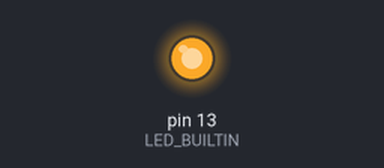
Recording of a sketch running on a simulated Arduino Uno, built with avr-gcc and run on an emulated ATmega328P. On the bench: output pins drawn as LEDs (lit = HIGH).

Above: at 0.1 s.
Timing chart, 0 to 1.6 s (numbered marks = the images above):
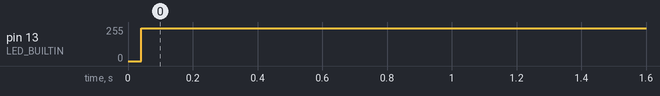

Measured:
- by itself, pin 13 (LED_BUILTIN): 0/255 → 247/255 at 0.04 s

The sketch:

LADS_Sleep_loop.ino
```cpp
/*
 * Sleep Loop
 * This sketch is intended to provide a reference execution
 * with low activity. Basically a trigger and then sleep
 */
void setup() {
  // put your setup code here, to run once:
  // initialize digital pin LED_BUILTIN as an output.
  pinMode(LED_BUILTIN, OUTPUT);

}

void loop() {
  // put your main code here, to run repeatedly:
  // Create trigger
  noInterrupts();
  digitalWrite(LED_BUILTIN, LOW);
  digitalWrite(LED_BUILTIN, HIGH);   // Trigger with LED

   asm("nop\n nop\n nop\n nop\n nop\n nop\n nop\n nop\n nop\n nop\n"); //delay
   asm("nop\n nop\n nop\n nop\n nop\n nop\n nop\n nop\n nop\n nop\n"); //delay
   asm("nop\n nop\n nop\n nop\n nop\n nop\n nop\n nop\n nop\n nop\n"); //delay
   asm("nop\n nop\n nop\n nop\n nop\n nop\n nop\n nop\n nop\n nop\n"); //delay
   asm("nop\n nop\n nop\n nop\n nop\n nop\n nop\n nop\n nop\n nop\n"); //delay
   asm("nop\n nop\n nop\n nop\n nop\n nop\n nop\n nop\n nop\n nop\n"); //delay
   asm("nop\n nop\n nop\n nop\n nop\n nop\n nop\n nop\n nop\n nop\n"); //delay
   asm("nop\n nop\n nop\n nop\n nop\n nop\n nop\n nop\n nop\n nop\n"); //delay
   asm("nop\n nop\n nop\n nop\n nop\n nop\n nop\n nop\n nop\n nop\n"); //delay
   asm("nop\n nop\n nop\n nop\n nop\n nop\n nop\n nop\n nop\n nop\n"); //delay
   asm("nop\n nop\n nop\n nop\n nop\n nop\n nop\n nop\n nop\n nop\n"); //delay
   asm("nop\n nop\n nop\n nop\n nop\n nop\n nop\n nop\n nop\n nop\n"); //delay
   asm("nop\n nop\n nop\n nop\n nop\n nop\n nop\n nop\n nop\n nop\n"); //delay
   asm("nop\n nop\n nop\n nop\n nop\n nop\n nop\n nop\n nop\n nop\n"); //delay
   asm("nop\n nop\n nop\n nop\n nop\n nop\n nop\n nop\n nop\n nop\n"); //delay
   asm("nop\n nop\n nop\n nop\n nop\n nop\n nop\n nop\n nop\n nop\n"); //delay
   asm("nop\n nop\n nop\n nop\n nop\n nop\n nop\n nop\n nop\n nop\n"); //delay
   asm("nop\n nop\n nop\n nop\n nop\n nop\n nop\n nop\n nop\n nop\n"); //delay
   asm("nop\n nop\n nop\n nop\n nop\n nop\n nop\n nop\n nop\n nop\n"); //delay
   asm("nop\n nop\n nop\n nop\n nop\n nop\n nop\n nop\n nop\n nop\n"); //delay
   asm("nop\n nop\n nop\n nop\n nop\n nop\n nop\n nop\n nop\n nop\n"); //delay
   asm("nop\n nop\n nop\n nop\n nop\n nop\n nop\n nop\n nop\n nop\n"); //delay
   asm("nop\n nop\n nop\n nop\n nop\n nop\n nop\n nop\n nop\n nop\n"); //delay
   asm("nop\n nop\n nop\n nop\n nop\n nop\n nop\n nop\n nop\n nop\n"); //delay
   asm("nop\n nop\n nop\n nop\n nop\n nop\n nop\n nop\n nop\n nop\n"); //delay
   asm("nop\n nop\n nop\n nop\n nop\n nop\n nop\n nop\n nop\n nop\n"); //delay
   asm("nop\n nop\n nop\n nop\n nop\n nop\n nop\n nop\n nop\n nop\n"); //delay
   asm("nop\n nop\n nop\n nop\n nop\n nop\n nop\n nop\n nop\n nop\n"); //delay
   asm("nop\n nop\n nop\n nop\n nop\n nop\n nop\n nop\n nop\n nop\n"); //delay
   asm("nop\n nop\n nop\n nop\n nop\n nop\n nop\n nop\n nop\n nop\n"); //delay
   asm("nop\n nop\n nop\n nop\n nop\n nop\n nop\n nop\n nop\n nop\n"); //delay
   asm("nop\n nop\n nop\n nop\n nop\n nop\n nop\n nop\n nop\n nop\n"); //delay
   asm("nop\n nop\n nop\n nop\n nop\n nop\n nop\n nop\n nop\n nop\n"); //delay
   asm("nop\n nop\n nop\n nop\n nop\n nop\n nop\n nop\n nop\n nop\n"); //delay
   asm("nop\n nop\n nop\n nop\n nop\n nop\n nop\n nop\n nop\n nop\n"); //delay
   asm("nop\n nop\n nop\n nop\n nop\n nop\n nop\n nop\n nop\n nop\n"); //delay
   asm("nop\n nop\n nop\n nop\n nop\n nop\n nop\n nop\n nop\n nop\n"); //delay
   asm("nop\n nop\n nop\n nop\n nop\n nop\n nop\n nop\n nop\n nop\n"); //delay
   asm("nop\n nop\n nop\n nop\n nop\n nop\n nop\n nop\n nop\n nop\n"); //delay
   asm("nop\n nop\n nop\n nop\n nop\n nop\n nop\n nop\n nop\n nop\n"); //delay
   asm("nop\n nop\n nop\n nop\n nop\n nop\n nop\n nop\n nop\n nop\n"); //delay
   asm("nop\n nop\n nop\n nop\n nop\n nop\n nop\n nop\n nop\n nop\n"); //delay
   asm("nop\n nop\n nop\n nop\n nop\n nop\n nop\n nop\n nop\n nop\n"); //delay
   asm("nop\n nop\n nop\n nop\n nop\n nop\n nop\n nop\n nop\n nop\n"); //delay
   asm("nop\n nop\n nop\n nop\n nop\n nop\n nop\n nop\n nop\n nop\n"); //delay
   asm("nop\n nop\n nop\n nop\n nop\n nop\n nop\n nop\n nop\n nop\n"); //delay
   asm("nop\n nop\n nop\n nop\n nop\n nop\n nop\n nop\n nop\n nop\n"); //delay
   asm("nop\n nop\n nop\n nop\n nop\n nop\n nop\n nop\n nop\n nop\n"); //delay
   asm("nop\n nop\n nop\n nop\n nop\n nop\n nop\n nop\n nop\n nop\n"); //delay
   asm("nop\n nop\n nop\n nop\n nop\n nop\n nop\n nop\n nop\n nop\n"); //delay
   asm("nop\n nop\n nop\n nop\n nop\n nop\n nop\n nop\n nop\n nop\n"); //delay
   asm("nop\n nop\n nop\n nop\n nop\n nop\n nop\n nop\n nop\n nop\n"); //delay
   asm("nop\n nop\n nop\n nop\n nop\n nop\n nop\n nop\n nop\n nop\n"); //delay
   asm("nop\n nop\n nop\n nop\n nop\n nop\n nop\n nop\n nop\n nop\n"); //delay
   asm("nop\n nop\n nop\n nop\n nop\n nop\n nop\n nop\n nop\n nop\n"); //delay
   asm("nop\n nop\n nop\n nop\n nop\n nop\n nop\n nop\n nop\n nop\n"); //delay
   asm("nop\n nop\n nop\n nop\n nop\n nop\n nop\n nop\n nop\n nop\n"); //delay
   asm("nop\n nop\n nop\n nop\n nop\n nop\n nop\n nop\n nop\n nop\n"); //delay
   asm("nop\n nop\n nop\n nop\n nop\n nop\n nop\n nop\n nop\n nop\n"); //delay
   asm("nop\n nop\n nop\n nop\n nop\n nop\n nop\n nop\n nop\n nop\n"); //delay
   asm("nop\n nop\n nop\n nop\n nop\n nop\n nop\n nop\n nop\n nop\n"); //delay
   asm("nop\n nop\n nop\n nop\n nop\n nop\n nop\n nop\n nop\n nop\n"); //delay
   asm("nop\n nop\n nop\n nop\n nop\n nop\n nop\n nop\n nop\n nop\n"); //delay
   asm("nop\n nop\n nop\n nop\n nop\n nop\n nop\n nop\n nop\n nop\n"); //delay
   asm("nop\n nop\n nop\n nop\n nop\n nop\n nop\n nop\n nop\n nop\n"); //delay
   asm("nop\n nop\n nop\n nop\n nop\n nop\n nop\n nop\n nop\n nop\n"); //delay
   asm("nop\n nop\n nop\n nop\n nop\n nop\n nop\n nop\n nop\n nop\n"); //delay
   asm("nop\n nop\n nop\n nop\n nop\n nop\n nop\n nop\n nop\n nop\n"); //delay
   asm("nop\n nop\n nop\n nop\n nop\n nop\n nop\n nop\n nop\n nop\n"); //delay
   asm("nop\n nop\n nop\n nop\n nop\n nop\n nop\n nop\n nop\n nop\n"); //delay
   asm("nop\n nop\n nop\n nop\n nop\n nop\n nop\n nop\n nop\n nop\n"); //delay
   asm("nop\n nop\n nop\n nop\n nop\n nop\n nop\n nop\n nop\n nop\n"); //delay
   asm("nop\n nop\n nop\n nop\n nop\n nop\n nop\n nop\n nop\n nop\n"); //delay
   asm("nop\n nop\n nop\n nop\n nop\n nop\n nop\n nop\n nop\n nop\n"); //delay
   asm("nop\n nop\n nop\n nop\n nop\n nop\n nop\n nop\n nop\n nop\n"); //delay
   asm("nop\n nop\n nop\n nop\n nop\n nop\n nop\n nop\n nop\n nop\n"); //delay
   asm("nop\n nop\n nop\n nop\n nop\n nop\n nop\n nop\n nop\n nop\n"); //delay
   asm("nop\n nop\n nop\n nop\n nop\n nop\n nop\n nop\n nop\n nop\n"); //delay
   asm("nop\n nop\n nop\n nop\n nop\n nop\n nop\n nop\n nop\n nop\n"); //delay
   asm("nop\n nop\n nop\n nop\n nop\n nop\n nop\n nop\n nop\n nop\n"); //delay
   asm("nop\n nop\n nop\n nop\n nop\n nop\n nop\n nop\n nop\n nop\n"); //delay
   asm("nop\n nop\n nop\n nop\n nop\n nop\n nop\n nop\n nop\n nop\n"); //delay
   asm("nop\n nop\n nop\n nop\n nop\n nop\n nop\n nop\n nop\n nop\n"); //delay
   asm("nop\n nop\n nop\n nop\n nop\n nop\n nop\n nop\n nop\n nop\n"); //delay
   asm("nop\n nop\n nop\n nop\n nop\n nop\n nop\n nop\n nop\n nop\n"); //delay
   asm("nop\n nop\n nop\n nop\n nop\n nop\n nop\n nop\n nop\n nop\n"); //delay
   asm("nop\n nop\n nop\n nop\n nop\n nop\n nop\n nop\n nop\n nop\n"); //delay
   asm("nop\n nop\n nop\n nop\n nop\n nop\n nop\n nop\n nop\n nop\n"); //delay
   asm("nop\n nop\n nop\n nop\n nop\n nop\n nop\n nop\n nop\n nop\n"); //delay
   asm("nop\n nop\n nop\n nop\n nop\n nop\n nop\n nop\n nop\n nop\n"); //delay
   asm("nop\n nop\n nop\n nop\n nop\n nop\n nop\n nop\n nop\n nop\n"); //delay
   asm("nop\n nop\n nop\n nop\n nop\n nop\n nop\n nop\n nop\n nop\n"); //delay
   asm("nop\n nop\n nop\n nop\n nop\n nop\n nop\n nop\n nop\n nop\n"); //delay
   asm("nop\n nop\n nop\n nop\n nop\n nop\n nop\n nop\n nop\n nop\n"); //delay
   asm("nop\n nop\n nop\n nop\n nop\n nop\n nop\n nop\n nop\n nop\n"); //delay
   asm("nop\n nop\n nop\n nop\n nop\n nop\n nop\n nop\n nop\n nop\n"); //delay
   asm("nop\n nop\n nop\n nop\n nop\n nop\n nop\n nop\n nop\n nop\n"); //delay
   asm("nop\n nop\n nop\n nop\n nop\n nop\n nop\n nop\n nop\n nop\n"); //delay
   asm("nop\n nop\n nop\n nop\n nop\n nop\n nop\n nop\n nop\n nop\n"); //delay
   asm("nop\n nop\n nop\n nop\n nop\n nop\n nop\n nop\n nop\n nop\n"); //delay
   asm("nop\n nop\n nop\n nop\n nop\n nop\n nop\n nop\n nop\n nop\n"); //delay
   asm("nop\n nop\n nop\n nop\n nop\n nop\n nop\n nop\n nop\n nop\n"); //delay
   asm("nop\n nop\n nop\n nop\n nop\n nop\n nop\n nop\n nop\n nop\n"); //delay
   asm("nop\n nop\n nop\n nop\n nop\n nop\n nop\n nop\n nop\n nop\n"); //delay
   asm("nop\n nop\n nop\n nop\n nop\n nop\n nop\n nop\n nop\n nop\n"); //delay
   asm("nop\n nop\n nop\n nop\n nop\n nop\n nop\n nop\n nop\n nop\n"); //delay
   asm("nop\n nop\n nop\n nop\n nop\n nop\n nop\n nop\n nop\n nop\n"); //delay
   asm("nop\n nop\n nop\n nop\n nop\n nop\n nop\n nop\n nop\n nop\n"); //delay
   asm("nop\n nop\n nop\n nop\n nop\n nop\n nop\n nop\n nop\n nop\n"); //delay
   asm("nop\n nop\n nop\n nop\n nop\n nop\n nop\n nop\n nop\n nop\n"); //delay
   asm("nop\n nop\n nop\n nop\n nop\n nop\n nop\n nop\n nop\n nop\n"); //delay
   asm("nop\n nop\n nop\n nop\n nop\n nop\n nop\n nop\n nop\n nop\n"); //delay
   asm("nop\n nop\n nop\n nop\n nop\n nop\n nop\n nop\n nop\n nop\n"); //delay
   asm("nop\n nop\n nop\n nop\n nop\n nop\n nop\n nop\n nop\n nop\n"); //delay
   asm("nop\n nop\n nop\n nop\n nop\n nop\n nop\n nop\n nop\n nop\n"); //delay
   asm("nop\n nop\n nop\n nop\n nop\n nop\n nop\n nop\n nop\n nop\n"); //delay
   asm("nop\n nop\n nop\n nop\n nop\n nop\n nop\n nop\n nop\n nop\n"); //delay
   asm("nop\n nop\n nop\n nop\n nop\n nop\n nop\n nop\n nop\n nop\n"); //delay
   asm("nop\n nop\n nop\n nop\n nop\n nop\n nop\n nop\n nop\n nop\n"); //delay
   asm("nop\n nop\n nop\n nop\n nop\n nop\n nop\n nop\n nop\n nop\n"); //delay
   asm("nop\n nop\n nop\n nop\n nop\n nop\n nop\n nop\n nop\n nop\n"); //delay
   asm("nop\n nop\n nop\n nop\n nop\n nop\n nop\n nop\n nop\n nop\n"); //delay
   asm("nop\n nop\n nop\n nop\n nop\n nop\n nop\n nop\n nop\n nop\n"); //delay
   asm("nop\n nop\n nop\n nop\n nop\n nop\n nop\n nop\n nop\n nop\n"); //delay
   asm("nop\n nop\n nop\n nop\n nop\n nop\n nop\n nop\n nop\n nop\n"); //delay
   asm("nop\n nop\n nop\n nop\n nop\n nop\n nop\n nop\n nop\n nop\n"); //delay
   asm("nop\n nop\n nop\n nop\n nop\n nop\n nop\n nop\n nop\n nop\n"); //delay
   asm("nop\n nop\n nop\n nop\n nop\n nop\n nop\n nop\n nop\n nop\n"); //delay
   asm("nop\n nop\n nop\n nop\n nop\n nop\n nop\n nop\n nop\n nop\n"); //delay
   asm("nop\n nop\n nop\n nop\n nop\n nop\n nop\n nop\n nop\n nop\n"); //delay
   asm("nop\n nop\n nop\n nop\n nop\n nop\n nop\n nop\n nop\n nop\n"); //delay
   asm("nop\n nop\n nop\n nop\n nop\n nop\n nop\n nop\n nop\n nop\n"); //delay
   asm("nop\n nop\n nop\n nop\n nop\n nop\n nop\n nop\n nop\n nop\n"); //delay
   asm("nop\n nop\n nop\n nop\n nop\n nop\n nop\n nop\n nop\n nop\n"); //delay
   asm("nop\n nop\n nop\n nop\n nop\n nop\n nop\n nop\n nop\n nop\n"); //delay
   asm("nop\n nop\n nop\n nop\n nop\n nop\n nop\n nop\n nop\n nop\n"); //delay
   asm("nop\n nop\n nop\n nop\n nop\n nop\n nop\n nop\n nop\n nop\n"); //delay
   asm("nop\n nop\n nop\n nop\n nop\n nop\n nop\n nop\n nop\n nop\n"); //delay
   asm("nop\n nop\n nop\n nop\n nop\n nop\n nop\n nop\n nop\n nop\n"); //delay
   asm("nop\n nop\n nop\n nop\n nop\n nop\n nop\n nop\n nop\n nop\n"); //delay
   asm("nop\n nop\n nop\n nop\n nop\n nop\n nop\n nop\n nop\n nop\n"); //delay
   asm("nop\n nop\n nop\n nop\n nop\n nop\n nop\n nop\n nop\n nop\n"); //delay
   asm("nop\n nop\n nop\n nop\n nop\n nop\n nop\n nop\n nop\n nop\n"); //delay
   asm("nop\n nop\n nop\n nop\n nop\n nop\n nop\n nop\n nop\n nop\n"); //delay
   asm("nop\n nop\n nop\n nop\n nop\n nop\n nop\n nop\n nop\n nop\n"); //delay
   asm("nop\n nop\n nop\n nop\n nop\n nop\n nop\n nop\n nop\n nop\n"); //delay
   asm("nop\n nop\n nop\n nop\n nop\n nop\n nop\n nop\n nop\n nop\n"); //delay
   asm("nop\n nop\n nop\n nop\n nop\n nop\n nop\n nop\n nop\n nop\n"); //delay
   asm("nop\n nop\n nop\n nop\n nop\n nop\n nop\n nop\n nop\n nop\n"); //delay
   asm("nop\n nop\n nop\n nop\n nop\n nop\n nop\n nop\n nop\n nop\n"); //delay
   asm("nop\n nop\n nop\n nop\n nop\n nop\n nop\n nop\n nop\n nop\n"); //delay
   asm("nop\n nop\n nop\n nop\n nop\n nop\n nop\n nop\n nop\n nop\n"); //delay
   asm("nop\n nop\n nop\n nop\n nop\n nop\n nop\n nop\n nop\n nop\n"); //delay
   asm("nop\n nop\n nop\n nop\n nop\n nop\n nop\n nop\n nop\n nop\n"); //delay
   asm("nop\n nop\n nop\n nop\n nop\n nop\n nop\n nop\n nop\n nop\n"); //delay
   asm("nop\n nop\n nop\n nop\n nop\n nop\n nop\n nop\n nop\n nop\n"); //delay
   asm("nop\n nop\n nop\n nop\n nop\n nop\n nop\n nop\n nop\n nop\n"); //delay
   asm("nop\n nop\n nop\n nop\n nop\n nop\n nop\n nop\n nop\n nop\n"); //delay
   asm("nop\n nop\n nop\n nop\n nop\n nop\n nop\n nop\n nop\n nop\n"); //delay
   asm("nop\n nop\n nop\n nop\n nop\n nop\n nop\n nop\n nop\n nop\n"); //delay

  interrupts();
}
```
